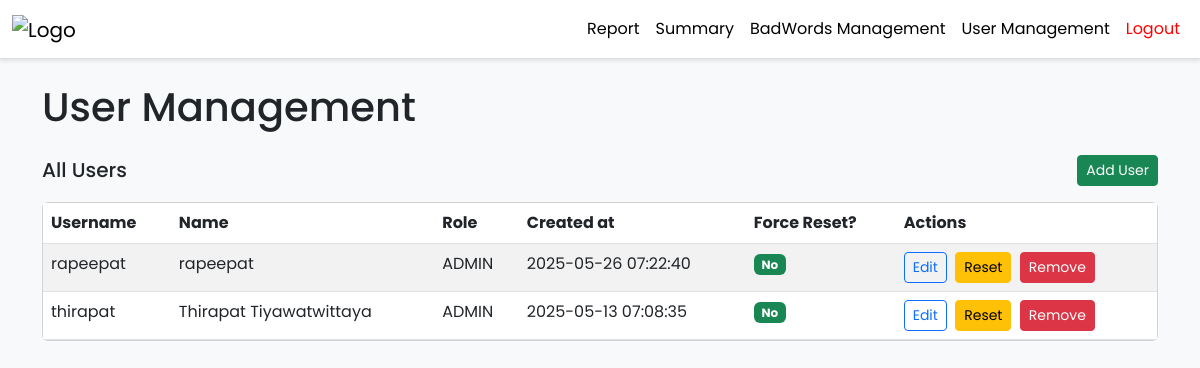
Screenshot of /dashboard/user_management.php (signed in) with the database file from the repository.
### tables this page shows
CREATE TABLE `users` (
  `id` int(11) NOT NULL,
  `username` varchar(50) NOT NULL,
  `pwd_hash` varchar(255) NOT NULL,
  `name` varchar(100) NOT NULL,
  `role` enum('EXEC','ADMIN','MIS','BUILDING') NOT NULL DEFAULT 'MIS',
  `created_at` timestamp NOT NULL DEFAULT current_timestamp(),
  `force_password_reset` tinyint(1) NOT NULL DEFAULT 0
);

### dashboard/user_management.php (the view, shortened to what this page needs)
<?php
require_once __DIR__ . '/../config.php';
$allowedRoles = ['EXEC','ADMIN','MIS','BUILDING'];
$addUser    = false;
$editUser   = null;
$resetUser  = null;
$removeUser = null;
$in = "'" . implode("','", $allowedRoles) . "'";
$stmt = $conn->prepare("
    SELECT id,username,name,role,created_at,force_password_reset
    FROM users
    WHERE role IN ({$in})
    ORDER BY created_at DESC
");
$stmt->execute();
$users = $stmt->get_result()->fetch_all(MYSQLI_ASSOC);
?>
<!doctype html>
<html lang="en">
<head>
  <link href="https://cdn.jsdelivr.net/npm/bootstrap@5.3.0/dist/css/bootstrap.min.css"
        rel="stylesheet">
</head>
<body>
<?php require('navbar.php'); ?>
<body class="bg-light d-flex flex-column min-vh-100">
  <div class="container my-4 flex-grow-1">
    <h1 class="mb-4">User Management</h1>
    <?php if ($addUser): ?>
      <div class="card mb-4">
        <div class="card-header">Add New User</div>
        <div class="card-body">
          <form method="post">
            <div class="mb-3">
              <label class="form-label">Username</label>
              <input type="text" name="add_username" class="form-control" required>
            </div>
            <div class="mb-3">
              <label class="form-label">Name</label>
              <input type="text" name="add_name" class="form-control" required>
            </div>
            <div class="mb-3">
              <label class="form-label">Role</label>
              <select name="add_role" class="form-select" required>
                <?php foreach($allowedRoles as $r): ?>
                  <option value="<?= $r ?>"><?= $r ?></option>
                <?php endforeach; ?>
              </select>
            </div>
            <div class="mb-3">
              <label class="form-label">Temporary Password</label>
              <input type="password" name="add_password" class="form-control" required minlength="8" placeholder="≥ 8 characters">
            </div>
            <div class="d-grid gap-2">
              <button type="submit" class="btn btn-success">Add User</button>
              <a href="user_manage.php" class="btn btn-secondary">Cancel</a>
            </div>
          </form>
        </div>
      </div>
    <?php else: ?>
      <div class="d-flex justify-content-between align-items-center mb-3">
        <h2 class="h5 mb-0">All Users</h2>
        <a href="?add=1" class="btn btn-sm btn-success">Add User</a>
      </div>
      <div class="card">
        <div class="card-body p-0">
          <div class="table-responsive">
            <table class="table table-striped mb-0">
              <thead>
                <tr>
                  <th>Username</th>
                  <th>Name</th>
                  <th>Role</th>
                  <th>Created at</th>
                  <th>Force Reset?</th>
                  <th>Actions</th>
                </tr>
              </thead>
              <tbody>
                <?php foreach ($users as $u): ?>
                  <tr>
                    <td><?= htmlspecialchars($u['username']) ?></td>
                    <td><?= htmlspecialchars($u['name']) ?></td>
                    <td><?= $u['role'] ?></td>
                    <td><?= $u['created_at'] ?></td>
                    <td>
                      <?php if ($u['force_password_reset']): ?>
                        <span class="badge bg-danger">Yes</span>
                      <?php else: ?>
                        <span class="badge bg-success">No</span>
                      <?php endif; ?>
                    </td>
                    <td>
                      <a href="?edit=<?= $u['id'] ?>"   class="btn btn-sm btn-outline-primary">Edit</a>
                      <a href="?reset=<?= $u['id'] ?>"  class="btn btn-sm btn-warning ms-1"
                          onclick="return confirm('Reset password and force user to change on next login?')">
                        Reset
                      </a>
                      <a href="?remove=<?= $u['id'] ?>" class="btn btn-sm btn-danger ms-1"
                          onclick="return confirm('Permanently remove this user?');">
                        Remove
                      </a>
                    </td>
                  </tr>
                <?php endforeach; ?>
              </tbody>
            </table>
          </div>
        </div>
      </div>
    <?php endif; ?>
  </div>
</body>
</html>

### dashboard/navbar.php (style rules this page uses)
body { font-family: 'Poppins', sans-serif; background-color: #fff; margin: 0; padding: 0; }

### rows the page displays
users: username "rapeepat", name "rapeepat", role "ADMIN", created_at "2025-05-26 07:22:40", force_password_reset "No"
users: username "thirapat", name "Thirapat Tiyawatwittaya", role "ADMIN", created_at "2025-05-13 07:08:35", force_password_reset "No"
